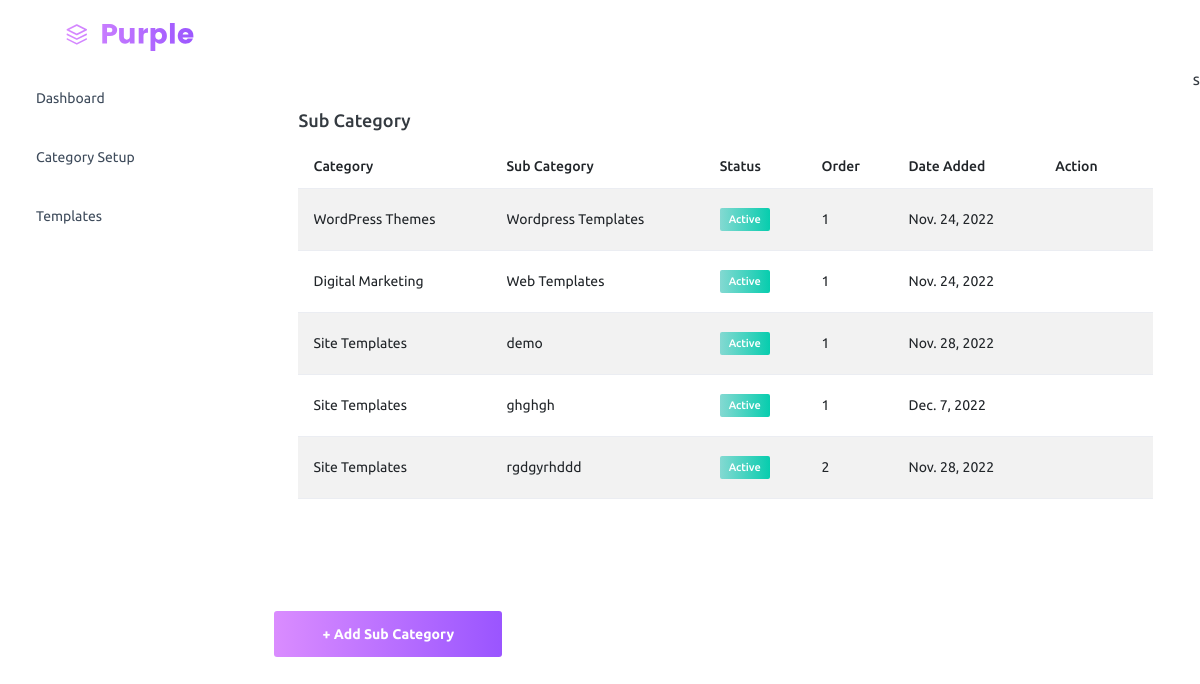
The app's page /sub_category/ (signed in), older data.
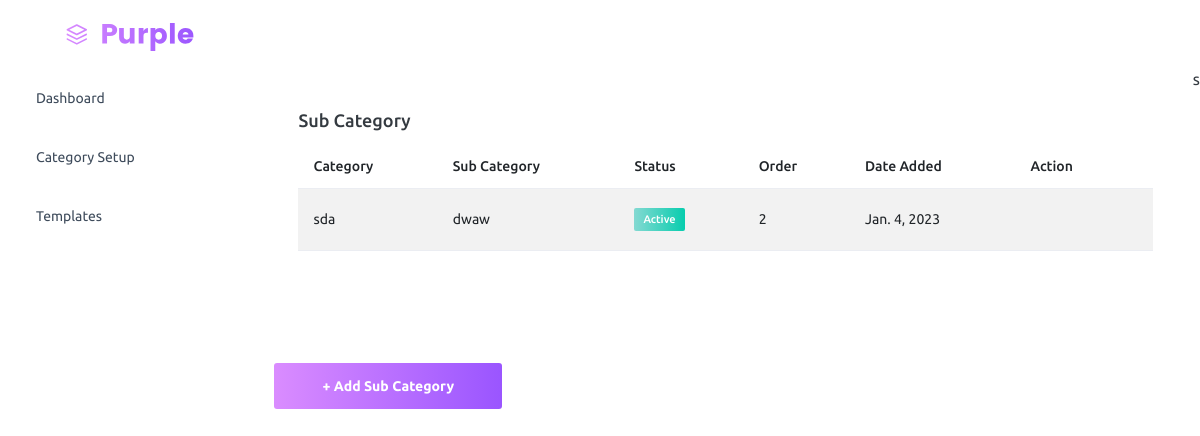
The same page, newer data.
### adminpanel/models.py (models this page shows, shortened)
class SubCategory(models.Model):
    category = models.ForeignKey(Category, on_delete=models.CASCADE)
    sub_category = models.CharField(max_length=100, unique=True)
    order = models.IntegerField(null=True)
    STATUS_CHOICES = (("active", "active"), ("inactive", "inactive"))
    status = models.CharField(max_length=100, choices=STATUS_CHOICES, default="active")
    created = models.DateTimeField(auto_now_add=True, null=True)

class Category(models.Model):
    category = models.CharField(max_length=100, unique=True)
    category_image = models.ImageField(null=True, upload_to="category_images/")
    order = models.IntegerField(null=True)
    STATUS_CHOICES = (("active", "active"), ("inactive", "inactive"))
    status = models.CharField(max_length=100, choices=STATUS_CHOICES, default="active")
    created = models.DateTimeField(auto_now_add=True, null=True)
    def __str__(self):
        return self.category

### adminpanel/views.py (the view)
# urls.py: path('sub_category/', views.sub_category, name='sub_category'),
@login_required
def sub_category(request):
    sub_category = SubCategory.objects.all().order_by("order")
    context = {"sub_category": sub_category}
    return render(request, "admin/sub_category.html", context)

### templates/admin/sub_category.html (shortened to what this page needs)
{% load static %} {% include 'admin/nav.html' %}
<div class="main-panel">
  <div class="col-lg-12 grid-margin stretch-card">
    <div class="card">
      <div class="card-body">
        <h4 class="card-title">Sub Category</h4>
        <div class="table-responsive">
        <table class="table table-striped">
          <thead>
            <tr>
              <th>Category</th>
              <th>Sub Category</th>
              <th>Status</th>
              <th>Order</th>
              <th>Date Added</th>
              <th>Action</th>
            </tr>
          </thead>
          <tbody>
            {% for sub_category in sub_category %}
            <tr>
              <td class="py-1">{{sub_category.category}}</td>
              <td>{{sub_category.sub_category}}</td>
              <td>
                {% if sub_category.status == 'active' %}
                <label class="badge badge-gradient-success">Active</label>
                {% else %}
                <label class="badge badge-gradient-danger">Inactive</label>
                {% endif %}
              </td>
              <td>{{sub_category.order}}</td>
              <td>{{sub_category.created.date}}</td>
              <td>
                <div class="nav-item nav-profile dropdown">
                  <a
                    class="nav-link dropdown-toggle"
                    id="profileDropdown"
                    href="#"
                    data-bs-toggle="dropdown"
                    aria-expanded="false"
                  >
                    <i class="mdi mdi-table-edit"></i>
                  </a>
                </div>
              </td>
            </tr>
            {% endfor %}
          </tbody>
        </table></div>
      </div>
    </div>
  </div>
  <span class="nav-link">
    <a href="{% url 'add_sub_category' %}">
      <button class="btn btn-block btn-lg btn-gradient-primary mt-4">
        + Add Sub Category
      </button>
    </a>
  </span>
</div>
{% include 'admin/footer.html' %}s

Row changes from the older to the newer data that the page shows:
removed SubCategory: category "WordPress Themes", sub_category "Wordpress Templates", status "Active", order "1", created "Nov. 24, 2022"
removed SubCategory: category "Digital Marketing", sub_category "Web Templates", status "Active", order "1", created "Nov. 24, 2022"
removed SubCategory: category "Site Templates", sub_category "demo", status "Active", order "1", created "Nov. 28, 2022"
removed SubCategory: category "Site Templates", sub_category "ghghgh", status "Active", order "1", created "Dec. 7, 2022"
removed SubCategory: category "Site Templates", sub_category "rgdgyrhddd", status "Active", order "2", created "Nov. 28, 2022"
added SubCategory: category "sda", sub_category "dwaw", status "Active", order "2", created "Jan. 4, 2023"
